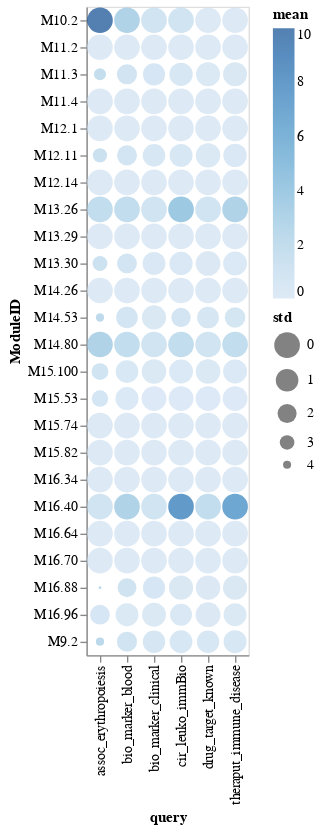

Notebook code for this chart:
### Code cell
alt.Chart(module_agg).mark_point(filled=True).encode(
    x= alt.X('query'),
    y=alt.Y("ModuleID"),
    color=alt.Color("mean"),
    size=alt.Size('std',scale=alt.Scale(reverse=True)),
    tooltip=['mean','std']

)

### Figure 1 — Vega-Lite specification as saved in the notebook (floating-point values rounded to 4 significant figures; data arrays with more than 128 entries replaced by an {"elided": "..."} marker saying what was removed)
{"config": {"view": {"continuousWidth": 300, "continuousHeight": 300}}, "data": {"name": "data-14021ce95bae2b0e171bc9b9405e399d"}, "mark": {"type": "point", "filled": true}, "encoding": {"color": {"field": "mean", "type": "quantitative"}, "size": {"field": "std", "scale": {"reverse": true}, "type": "quantitative"}, "tooltip": [{"field": "mean", "type": "quantitative"}, {"field": "std", "type": "quantitative"}], "x": {"field": "query", "type": "nominal"}, "y": {"field": "ModuleID", "type": "nominal"}}, "$schema": "https://vega.github.io/schema/vega-lite/v5.14.1.json", "datasets": {"data-14021ce95bae2b0e171bc9b9405e399d": {"elided": "144 records"}}}
